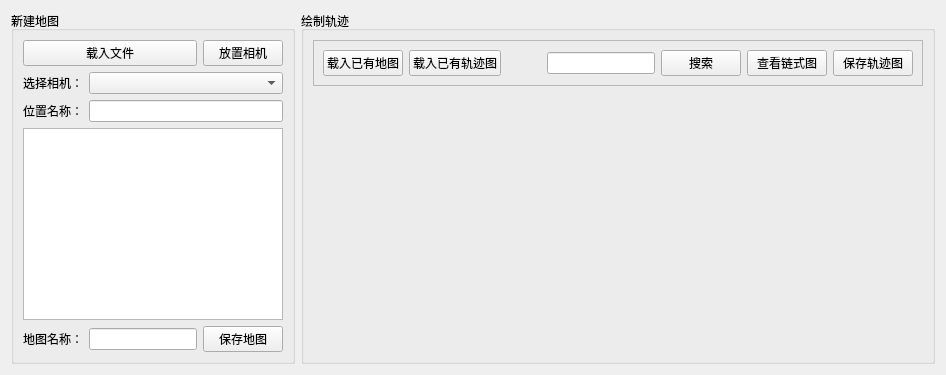
     <widget class="QWidget" name="stackPath">
      <layout class="QGridLayout" name="gridLayout_9">
       <item row="0" column="0">
        <widget class="QGroupBox" name="groupBox_11">
         <property name="sizePolicy">
          <sizepolicy hsizetype="Fixed" vsizetype="Preferred">
           <horstretch>0</horstretch>
           <verstretch>0</verstretch>
          </sizepolicy>
         </property>
         <property name="title">
          <string>新建地图</string>
         </property>
         <layout class="QGridLayout" name="gridLayout_8">
          <item row="0" column="0" colspan="2">
           <widget class="QPushButton" name="pushButton_4">
            <property name="text">
             <string>载入文件</string>
            </property>
           </widget>
          </item>
          <item row="0" column="2">
           <widget class="QPushButton" name="pushButton_5">
            <property name="text">
             <string>放置相机</string>
            </property>
           </widget>
          </item>
          <item row="1" column="0">
           <widget class="QLabel" name="label_20">
            <property name="text">
             <string>选择相机：</string>
            </property>
           </widget>
          </item>
          <item row="1" column="1" colspan="2">
           <widget class="QComboBox" name="comboBox"/>
          </item>
          <item row="2" column="0">
           <widget class="QLabel" name="label_21">
            <property name="text">
             <string>位置名称：</string>
            </property>
           </widget>
          </item>
          <item row="2" column="1" colspan="2">
           <widget class="QLineEdit" name="lineEdit_3"/>
          </item>
          <item row="3" column="0" colspan="3">
           <widget class="QTextBrowser" name="textBrowser"/>
          </item>
          <item row="4" column="0">
           <widget class="QLabel" name="label_19">
            <property name="text">
             <string>地图名称：</string>
            </property>
           </widget>
          </item>
          <item row="4" column="1">
           <widget class="QLineEdit" name="lineEdit_2"/>
          </item>
          <item row="4" column="2">
           <widget class="QPushButton" name="pushButton_3">
            <property name="text">
             <string>保存地图</string>
            </property>
           </widget>
          </item>
         </layout>
        </widget>
       </item>
       <item row="0" column="1">
        <widget class="QGroupBox" name="groupBox_12">
         <property name="title">
          <string>绘制轨迹</string>
         </property>
         <layout class="QVBoxLayout" name="verticalLayout_13">
          <item>
           <widget class="QFrame" name="frame_2">
            <property name="sizePolicy">
             <sizepolicy hsizetype="Preferred" vsizetype="Fixed">
              <horstretch>0</horstretch>
              <verstretch>0</verstretch>
             </sizepolicy>
            </property>
            <property name="frameShape">
             <enum>QFrame::StyledPanel</enum>
            </property>
            <property name="frameShadow">
             <enum>QFrame::Raised</enum>
            </property>
            <layout class="QHBoxLayout" name="horizontalLayout_16">
             <item>
              <widget class="QPushButton" name="pushButton_2">
               <property name="text">
                <string>载入已有地图</string>
               </property>
              </widget>
             </item>
             <item>
              <widget class="QPushButton" name="pushButton_9">
               <property name="text">
                <string>载入已有轨迹图</string>
               </property>
              </widget>
             </item>
             <item>
              <spacer name="horizontalSpacer_23">
               <property name="orientation">
                <enum>Qt::Horizontal</enum>
               </property>
               <property name="sizeHint" stdset="0">
                <size>
                 <width>40</width>
                 <height>20</height>
                </size>
               </property>
              </spacer>
             </item>
             <item>
              <widget class="QLineEdit" name="lineEdit"/>
             </item>
             <item>
              <widget class="QPushButton" name="pushButton">
               <property name="text">
                <string>搜索</string>
               </property>
              </widget>
             </item>
             <item>
              <widget class="QPushButton" name="pushButton_7">
               <property name="text">
                <string>查看链式图</string>
               </property>
              </widget>
             </item>
             <item>
              <widget class="QPushButton" name="pushButton_8">
               <property name="text">
                <string>保存轨迹图</string>
               </property>
              </widget>
             </item>
            </layout>
           </widget>
          </item>
          <item>
           <widget class="QWidget" name="widget_4" native="true"/>
          </item>
         </layout>
        </widget>
       </item>
      </layout>
     </widget>
